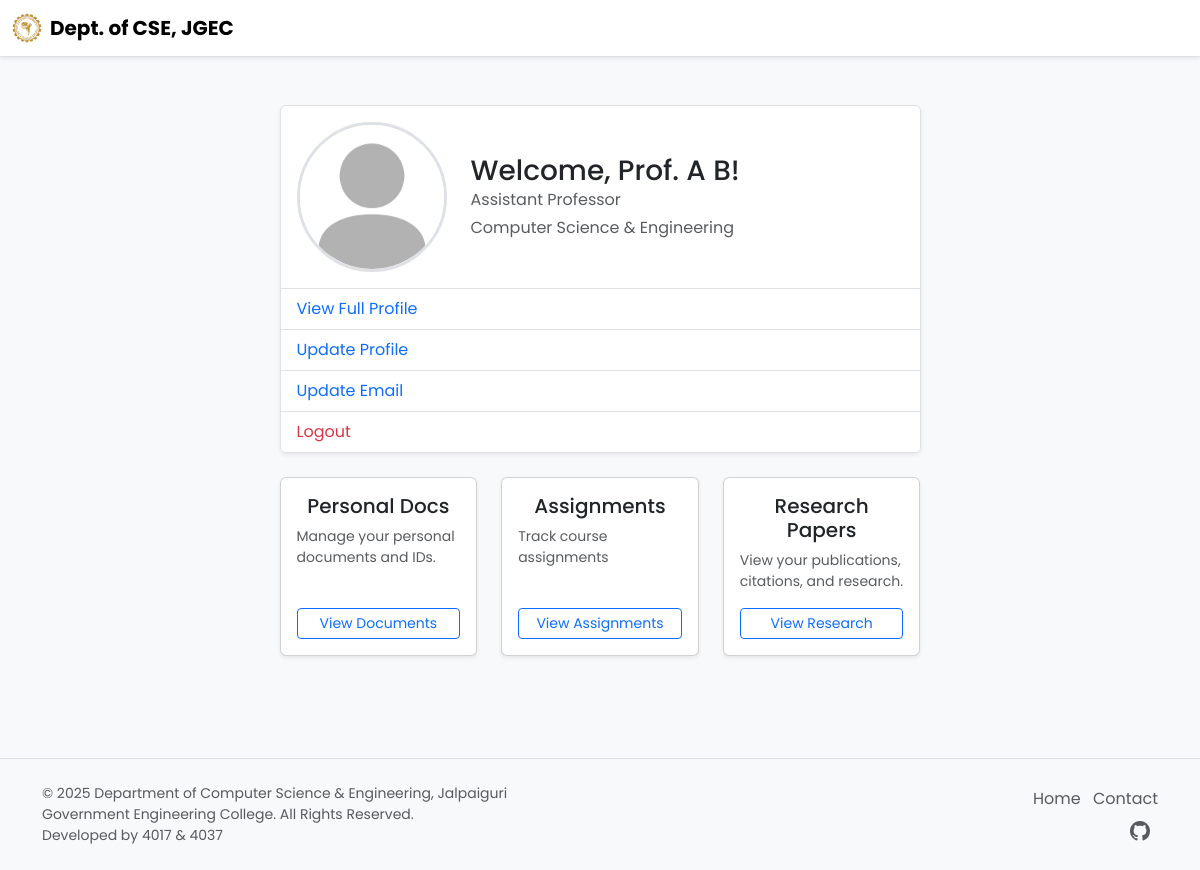
The app's page /SamarjitCSE27/dashboard/ (signed in), older data.
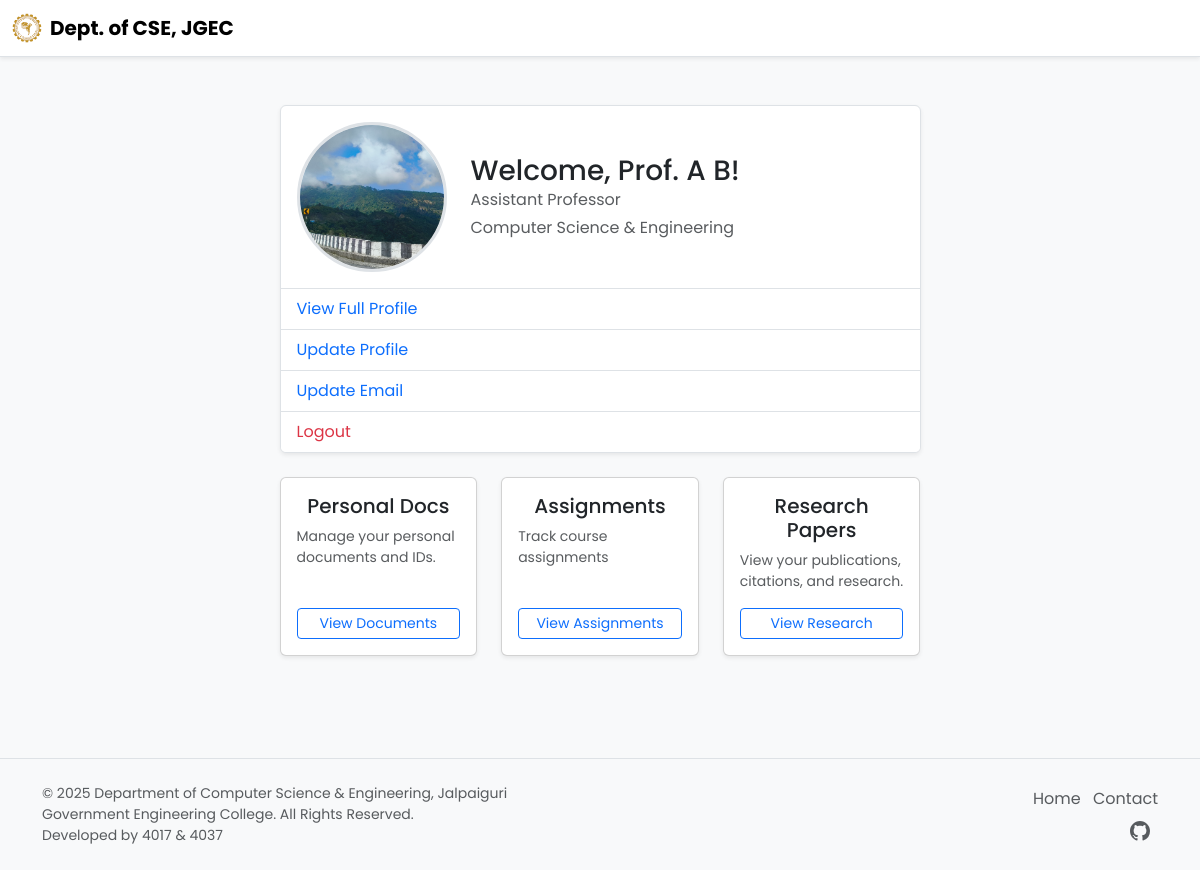
The same page, newer data.
### faculty/models.py (models this page shows, shortened)
class FacultyProfile(models.Model):
    user=models.OneToOneField(User, on_delete=models.CASCADE)
    department=models.CharField(default="Computer Science & Engineering",max_length=50)
    designation=models.CharField(max_length=50)
    image=models.ImageField(upload_to="profile_pics",default="profile_pics/default_profile.jpg")
    phone=models.CharField(max_length=13,blank=True)
    address=models.TextField(blank=True)

### faculty/views.py (the view)
# urls.py: path("dashboard/",dashboard,name="dashboard"),
@login_required
def dashboard(request,faculty):
    try:
        faculty_profile=FacultyProfile.objects.get(user=request.user)
    except FacultyProfile.DoesNotExist:
        messages.warning(request,"Update profile to access dashboard")
        return redirect('update_profile')
    return render(request,"faculty/dashboard.html",{"faculty":faculty_profile})

### faculty/templates/faculty/dashboard.html (shortened to what the changed rows need)
<!DOCTYPE html>
<html lang="en">
<head>
    {% load static %}
    <link href="https://cdn.jsdelivr.net/npm/bootstrap@5.3.3/dist/css/bootstrap.min.css" rel="stylesheet" />
    <link rel="stylesheet" href="https://cdn.jsdelivr.net/npm/flatpickr/dist/flatpickr.min.css">
    <link rel="stylesheet" href="{% static 'css/web.css' %}" />
</head>
<body>
    {% block content%}
    <div class="container my-5">
        <div class="row justify-content-center">
            <div class="col-lg-7">
                <div class="card shadow-sm profile-card">
                    <div class="card-body">
                        <div class="d-flex align-items-center">
                            <div class="profile-img me-4">
                                <img src="{{ faculty.image.url }}" alt="{{ faculty.user.username }}'s Image" />
                            </div>
                            <div class="profile-info">
                                <h1 class="h3 mb-0">Welcome, {{ faculty.user.first_name }} {{ faculty.user.last_name }}!</h1>
                                <p class="text-muted mb-1">{{ faculty.designation }}</p>
                                <p class="text-muted mb-0">{{ faculty.department }}</p>
                            </div>
                        </div>
                    </div>
                </div>
                </div>
        </div>
    </div>
    {% endblock content %}
</body>
</html>

Row changes from the older to the newer data that the page shows:
changed FacultyProfile "Assistant Professor": image: picture added in place of a placeholder
